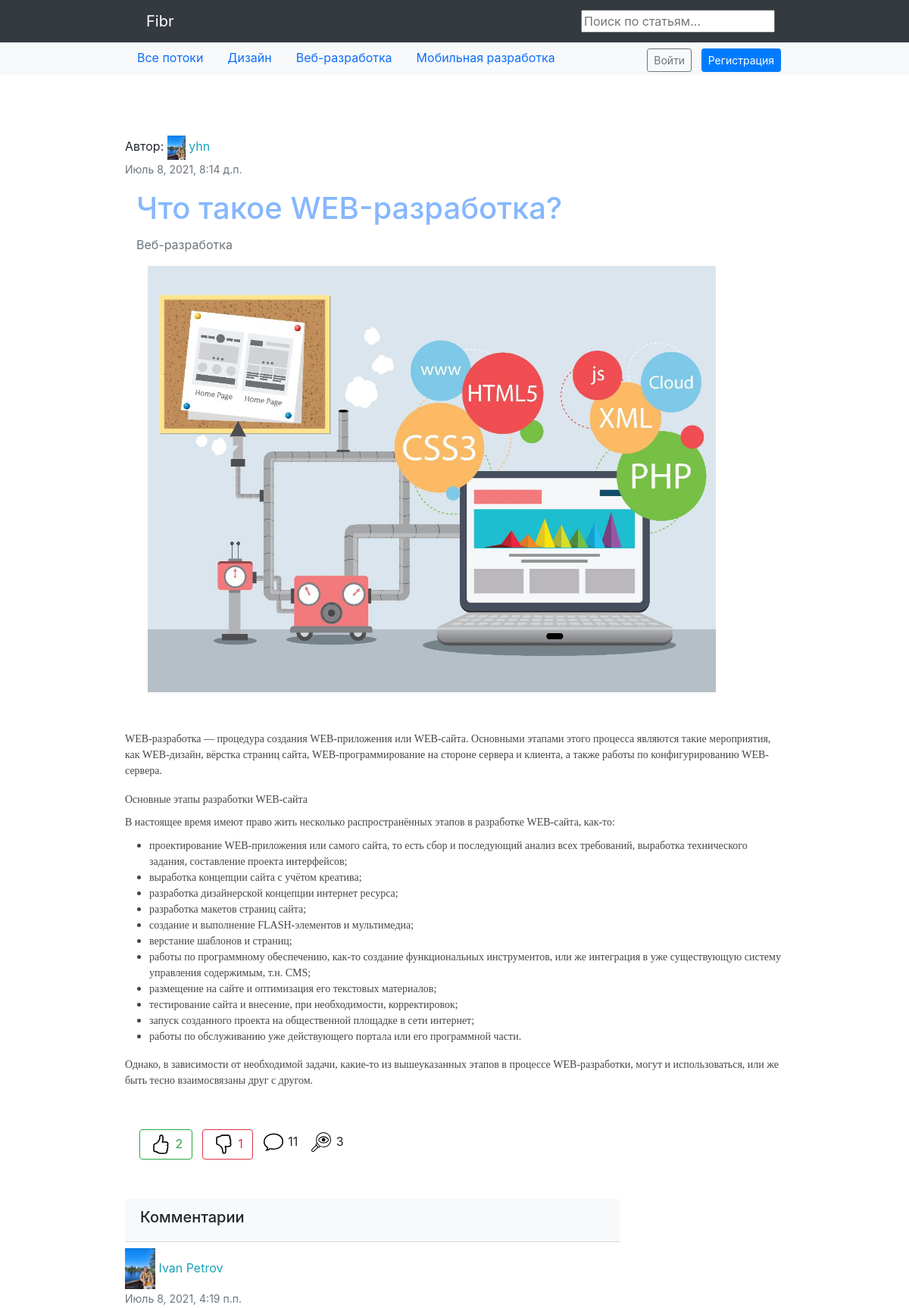
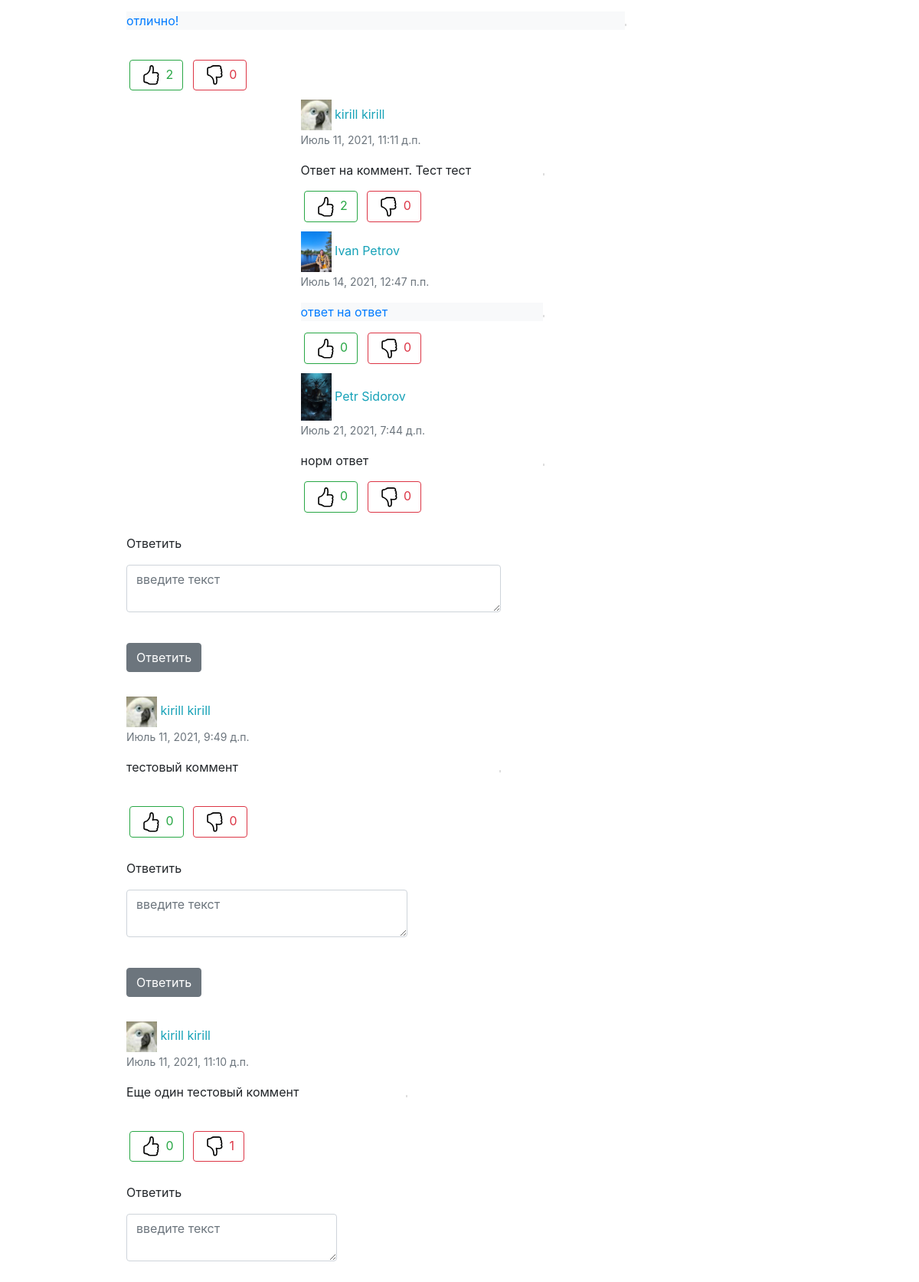
/article/14/ (upper part), run on the app's committed database (2 pictures, top to bottom).
### hub/models.py (models this page shows)
class Topic(models.Model):
    name = models.CharField(max_length=64)
    short_description = models.TextField(blank=True)
    class Meta:
        verbose_name = 'Тематика'
        verbose_name_plural = 'Тематики'
    def __str__(self):
        return self.name

### article/models.py (models this page shows, shortened)
class Article(models.Model):
    user = models.ForeignKey(User, on_delete=models.CASCADE)
    topic = models.ForeignKey(Topic, on_delete=models.CASCADE, verbose_name='Раздел')
    title = models.CharField(max_length=64, unique=True, verbose_name='Название')
    content = models.TextField(blank=True, verbose_name='Статья')
    image = models.ImageField(upload_to='article_images', blank=True, verbose_name='Фото')
    is_active = models.BooleanField(default=True, verbose_name='Активна', db_index=True)
    is_published = models.BooleanField(default=False, verbose_name='Опубликовать', db_index=True)
    is_moderated = models.BooleanField(default=False, verbose_name='На модерацию', db_index=True)
    created_at = models.DateTimeField(auto_now_add=True)
    updated_at = models.DateTimeField(auto_now=True)
    moderate_comment = models.TextField(blank=True, verbose_name='Замечания модератора')
    class Meta:
        verbose_name = 'Статья'
        verbose_name_plural = 'Статьи'
    @staticmethod
    def get_moderated_articles():
        return Article.objects.filter(is_active=True, is_moderated=True)
    def get_total_likes(self):
        likes = Like.objects.filter(article=self, is_liked=True, is_for_comment=False)
        return len(likes)
    def get_total_dislikes(self):
        likes = Like.objects.filter(article=self, is_disliked=True, is_for_comment=False)
        return len(likes)
    def get_total_comments(self):
        comments = Comment.objects.filter(article=self)
        return len(comments)
    def get_total_views(self):
        article_views = ArticlesViews.objects.filter(article=self)
        return len(article_views)

class Comment(models.Model):
    user = models.ForeignKey(User, on_delete=models.CASCADE)
    article = models.ForeignKey(Article, on_delete=models.CASCADE)
    text = models.TextField(blank=True)
    created_at = models.DateTimeField(auto_now_add=True)
    updated_at = models.DateTimeField(auto_now=True)
    is_for_comment = models.BooleanField(default=False)
    @property
    def get_author_name(self):
        author_name = self.user.get_full_name()
        return author_name
    @property
    def get_author_avatar(self):
        author_avatar = self.user.image
        return author_avatar
    def get_total_likes(self):
        likes = CommentsLike.objects.filter(comment=self, is_liked=True)
        return len(likes)
    def get_total_dislikes(self):
        likes = CommentsLike.objects.filter(comment=self, is_disliked=True)
        return len(likes)
    @property
    def get_comments(self):
        comment_replies = CommentOnComment.objects.filter(comment=self)
        return comment_replies

class CommentOnComment(Comment):
    comment = models.ForeignKey(Comment, on_delete=models.CASCADE, related_name='comments')

### authapp/models.py (models this page shows, shortened)
class User(AbstractUser):
    image = models.ImageField(upload_to='users_avatars', blank=True, default='users_avatars/default.jpg')
    birthday = models.DateField(blank=True, null=True)
    is_moderator = models.BooleanField(default=False)
    is_blocked = models.BooleanField(default=False)
    blocked_time = models.DateTimeField(default=timezone.now)
    def __str__(self):
        return self.username

### article/views.py (the view)
# urls.py: path('<int:pk>/', article.ArticleView.as_view(), name='article'),
class ArticleView(DetailView):
    model = Article
    template_name = 'article/article.html'
    def get_context_data(self, **kwargs):
        context = super().get_context_data(**kwargs)
        context['comments'] = Comment.objects.filter(article=self.kwargs.get('pk'), is_for_comment=False)
        return context
    def dispatch(self, *args, **kwargs):
        if self.request.user.is_authenticated:
            article = get_object_or_404(Article, pk=self.kwargs.get('pk'))
            article.view(user=self.request.user)
        return super().dispatch(*args, **kwargs)

### complaint/models.py (called while the page is built)
    @classmethod
    def get_active_complaints(cls):
        return Complaint.objects.filter(status__exact=cls.ACTIVE).order_by('-created_at')

### context_processor.py (called while the page is built)
def topic_list(request):
    return {"topic_list": Topic.objects.all()}

def moderated_article_count(request):
    return {'moderated_articles_count': Article.get_moderated_articles().count(),
            'new_complaints_count': Complaint.get_active_complaints().count(),
            }

### article/templates/article/article.html (shortened to what this page needs)
{% extends 'article/base.html' %}
{% load static %}
{% block content %}
<div class="container w-75">
    <header class="accordion-header">
        Автор: <a href="{% url 'auth:user_info' article.user.pk %}" class="text-info" title="Автор публикации"
            style="text-decoration: none;">
            <img src="{{ article.user.image.url }}" width="24" height="24" class="img-fluid" alt="img">
            <span class="text">{{ article.user }}</span>
        </a>
        <p class="timelist text-muted"><small>{{ article.created_at }}</small></p>
    </header>
    <div class="col-sm-12 w-75">
        <h1 class="card-title text" style="color: #86b7fe; cursor: default">
            {{ article.title }}</h1>
        <p class="text-muted"> {{ article.topic }}
        </p>
        <div class="col-sm-4">{% if article.image %}
            <img src="{{ article.image.url }}" class="img-responsive" alt="img" width="750">
            {% endif %}
        </div>
    </div>
    <p class="text w-75 pt-3" style="line-height: 1.70;font-size: 18px;overflow-wrap: break-word;">
        {{ article.content | safe }}</p>
<div class="container">
<div class="row justify-content-end">
    <div class="panel-heading w-75 mt-4 col-9 d-flex justify-content-lg-start">
        <form action="{% url 'article:like_article' article.pk %}" method="POST">
            <button class="btn btn-outline-success m-1" type="submit" name="like_action" value="like">
                {{ article.get_total_likes }}</button>
            <button class="btn btn-outline-danger m-1" type="submit" name="like_action" value="dislike">
                {{ article.get_total_dislikes }}</button>
        </form>
        <div class="m-2">
            {{ article.get_total_comments }}</div>
        <div class="m-2">
            {{ article.get_total_views }}</div>
    </div>
    <div class="col-3 mt-4">
    </div>
</div>
</div>
    <div class="card-header mt-5 w-75 bg-light">
        <p class="h5"> Комментарии</p>
    </div>
    {% include 'article/includes/inc_comments.html' %}
{% endblock %}

### mainapp/templates/mainapp/includes/inc_nav_menu.html (shortened to what this page needs)
<nav class="navbar navbar-expand-lg navbar-dark bg-dark">
    <div class="container w-75">
        <a class="navbar-brand px-lg-3" href="/">Fibr</a>
        <form action="{% url 'search:search_result'  %}" method="get">
            <input name="keyword" type="text" placeholder="Поиск по статьям...">
        </form>
    </div>
</nav>
<nav id="navbar_top" class="navbar-expand-md navbar-light bg-light">
    <div class="container d-flex justify-content-between w-75">
        <ul class="nav justify-content-center">
            <li class="nav-item">
                <a class="nav-link" href="/">Все потоки</a>
            </li>
            {% for topic in topic_list %}
            <li class="nav-item">
                <a class="nav-link" href="{% url 'hub:topic' topic.pk %}">
                    {{ topic.name }}
                </a>
            </li>
            {% endfor %}
        </ul>
        <ul class="nav">
            <li class="nav-item">
                <div class="d-grid gap-2 d-md-block mt-1">
                    {% if user.is_authenticated %}
                    <button class="btn btn-outline-secondary btn-sm my-0 m-1" type="button"
                        onclick="location.href='{% url 'auth:logout' %}'">
                        Выйти
                    </button>
                    {% else %}
                    <button class="btn btn-outline-secondary btn-sm my-0 m-1" type="button"
                        onclick="location.href='{% url 'auth:login' %}'">
                        Войти
                    </button>
                    <button class="btn btn-primary btn-sm my-0 m-1 " type="button"
                        onclick="location.href='{% url 'auth:register' %}'">Регистрация
                    </button>
                    {% endif %}
                </div>
            </li>
        </ul>
    </div>
</nav>

### article/templates/article/includes/inc_comments.html (shortened to what this page needs)
{% for comment in comments %}
<header class="accordion-header mt-2 w-75">
    <a href="{% url 'auth:user_info' comment.user.pk %}" class="text-info" title="Автор публикации"
        style="text-decoration: none;">
        <img src="/media/{{ comment.get_author_avatar }}" width="40" height="40" class="img-fluid" alt="img">
        <span class="text">{{ comment.get_author_name }}</span>
    </a>
    <p class="timelist text-muted"><small>{{ comment.created_at }}</small></p>
</header>
<div class="media-list media-bordered mt-2 w-75">
    <div class="media">
        <div class="media-body {% if comment.user.pk == article.user.pk %}bg-light text-primary{% endif %}">
            {{ comment.text }}
        </div>
        <hr style="border: 1px solid grey;">
    </div>
</div>
<div class="panel-heading w-75 mt-4">
    <div class="row justify-content-end">
        <div class="col-9">
            <form action="{% url 'article:like_comment' comment.pk %}" method="POST">
                <button class="btn btn-outline-success m-1" type="submit" name="like_action" value="like">
                    {{ comment.get_total_likes }}</button>
                <button class="btn btn-outline-danger m-1" type="submit" name="like_action" value="dislike">
                    {{ comment.get_total_dislikes }}</button>
            </form>
        </div>
        <div class="col-3">
        </div>
    </div>
    <div class="row">
        <div class="col-lg-4"></div>
        <div class="col-lg-8">
        {% for reply in comment.get_comments %}
            <header class="accordion-header mt-2 w-75">
                <a href="{% url 'auth:user_info' reply.user.pk %}" class="text-info" title="Автор публикации"
                    style="text-decoration: none;">
                    <img src="/media/{{ reply.get_author_avatar }}" width="40" height="40" class="img-fluid" alt="img">
                    <span class="text">{{ reply.get_author_name }}</span>
                </a>
                <p class="timelist text-muted"><small>{{ reply.created_at }}</small></p>
            </header>
            <div class="media-list media-bordered mt-2 w-75">
                <div class="media">
                    <div class="media-body {% if reply.user.pk == article.user.pk %}bg-light text-primary{% endif %}">
                        {{ reply.text }}
                    </div>
                    <hr style="border: 1px solid grey;">
                </div>
            </div>
            <form action="{% url 'article:like_comment' reply.pk %}" method="POST">
                <button class="btn btn-outline-success m-1" type="submit" name="like_action" value="like">
                    {{ reply.get_total_likes }}</button>
                <button class="btn btn-outline-danger m-1" type="submit" name="like_action" value="dislike">
                    {{ reply.get_total_dislikes }}</button>
            </form>
        {% endfor %}
        </div>
    </div>
        <form class="form" action="{% url 'article:reply_comment' comment.pk %}" method="POST">
            <div class="form-body">
                <div class="form-group">
                    <label class="mt-4 w-75" for="review-desc-comment">Ответить
                    </label>
                    <textarea class="form-control w-75 mt-2" id="review-desc-comment" name="text"
                        placeholder="введите текст" rows="2"></textarea>
                </div>
                <button class="btn btn-secondary mt-4 mb-4" type="submit">
                    Ответить
                </button>
            </div>
        </form>
        {% endfor %}

### data on the page
Topic: name "Дизайн"
Topic: name "Веб-разработка"
Topic: name "Мобильная разработка"
Article: user.image (picture), user "yhn", created_at "Июль 8, 2021, 8:14 д.п.", title "Что такое WEB-разработка?", topic "Веб-разработка", image (picture), content "WEB-разработка — процедура создания WEB-приложения или WEB-сайта. Основными этапами этого процесса являются такие мероприятия, как WEB-дизайн, вёрстка страниц сайта, WEB-программирование на стороне сервера и клиента, а также работы по конфигурированию WEB-сервера. Основные этапы разработки WEB-сайта В настоящее время имеют право жить несколько распространённых этапов в разработке WEB-сайта, как-то: проектирование WEB-приложения или самого сайта, то есть сбор и последующий анализ всех требований, выработка технического задания, составление проекта интерфейсов; выработка концепции сайта с учётом креатива; разработка дизайнерской концепции интернет ресурса; разработка макетов страниц сайта;…", get_total_likes "2", get_total_dislikes "1", get_total_comments "11", get_total_views "3"
Comment: get_author_avatar (picture), get_author_name "Ivan Petrov", created_at "Июль 8, 2021, 4:19 п.п.", text "отлично!", get_total_likes "2", get_total_dislikes "0"
CommentOnComment: get_author_avatar (picture), get_author_name "kirill kirill", created_at "Июль 11, 2021, 11:11 д.п.", text "Ответ на коммент. Тест тест", get_total_likes "2", get_total_dislikes "0"
CommentOnComment: get_author_avatar (picture), get_author_name "Ivan Petrov", created_at "Июль 14, 2021, 12:47 п.п.", text "ответ на ответ", get_total_likes "0", get_total_dislikes "0"
CommentOnComment: get_author_avatar (picture), get_author_name "Petr Sidorov", created_at "Июль 21, 2021, 7:44 д.п.", text "норм ответ", get_total_likes "0", get_total_dislikes "0"
Comment: get_author_avatar (picture), get_author_name "kirill kirill", created_at "Июль 11, 2021, 9:49 д.п.", text "тестовый коммент", get_total_likes "0", get_total_dislikes "0"
Comment: get_author_avatar (picture), get_author_name "kirill kirill", created_at "Июль 11, 2021, 11:10 д.п.", text "Еще один тестовый коммент", get_total_likes "0", get_total_dislikes "1"
